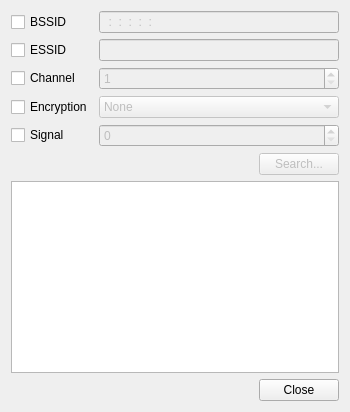
<?xml version="1.0" encoding="UTF-8"?>
<ui version="4.0">
 <class>SearchDialog</class>
 <widget class="QDialog" name="SearchDialog">
  <property name="geometry">
   <rect>
    <x>0</x>
    <y>0</y>
    <width>374</width>
    <height>471</height>
   </rect>
  </property>
  <property name="sizePolicy">
   <sizepolicy hsizetype="Preferred" vsizetype="Preferred">
    <horstretch>0</horstretch>
    <verstretch>0</verstretch>
   </sizepolicy>
  </property>
  <property name="windowTitle">
   <string>Dialog</string>
  </property>
  <layout class="QVBoxLayout" name="verticalLayout">
   <property name="sizeConstraint">
    <enum>QLayout::SetFixedSize</enum>
   </property>
   <item>
    <layout class="QGridLayout" name="gridLayout">
     <item row="0" column="0">
      <widget class="QCheckBox" name="bssidCheck">
       <property name="text">
        <string>BSSID</string>
       </property>
      </widget>
     </item>
     <item row="0" column="1">
      <widget class="QLineEdit" name="bssidEdit">
       <property name="enabled">
        <bool>false</bool>
       </property>
       <property name="inputMask">
        <string notr="true">HH:HH:HH:HH:HH:HH; </string>
       </property>
      </widget>
     </item>
     <item row="1" column="0">
      <widget class="QCheckBox" name="essidCheck">
       <property name="text">
        <string>ESSID</string>
       </property>
      </widget>
     </item>
     <item row="1" column="1">
      <widget class="QLineEdit" name="essidEdit">
       <property name="enabled">
        <bool>false</bool>
       </property>
       <property name="maxLength">
        <number>32</number>
       </property>
      </widget>
     </item>
     <item row="2" column="0">
      <widget class="QCheckBox" name="channelCheck">
       <property name="text">
        <string>Channel</string>
       </property>
      </widget>
     </item>
     <item row="2" column="1">
      <widget class="QSpinBox" name="channelSpin">
       <property name="enabled">
        <bool>false</bool>
       </property>
       <property name="minimum">
        <number>1</number>
       </property>
       <property name="maximum">
        <number>12</number>
       </property>
      </widget>
     </item>
     <item row="3" column="0">
      <widget class="QCheckBox" name="encryptionCheck">
       <property name="text">
        <string>Encryption</string>
       </property>
      </widget>
     </item>
     <item row="3" column="1">
      <widget class="QComboBox" name="encryptionCombo">
       <property name="enabled">
        <bool>false</bool>
       </property>
       <item>
        <property name="text">
         <string>None</string>
        </property>
       </item>
       <item>
        <property name="text">
         <string>WEP</string>
        </property>
       </item>
       <item>
        <property name="text">
         <string>WPA</string>
        </property>
       </item>
       <item>
        <property name="text">
         <string>WPA2</string>
        </property>
       </item>
      </widget>
     </item>
     <item row="4" column="0">
      <widget class="QCheckBox" name="signalCheck">
       <property name="text">
        <string>Signal</string>
       </property>
      </widget>
     </item>
     <item row="4" column="1">
      <widget class="QSpinBox" name="signalSpin">
       <property name="enabled">
        <bool>false</bool>
       </property>
       <property name="maximum">
        <number>100</number>
       </property>
      </widget>
     </item>
    </layout>
   </item>
   <item>
    <layout class="QHBoxLayout" name="horizontalLayout">
     <item>
      <spacer name="horizontalSpacer">
       <property name="orientation">
        <enum>Qt::Horizontal</enum>
       </property>
       <property name="sizeHint" stdset="0">
        <size>
         <width>248</width>
         <height>20</height>
        </size>
       </property>
      </spacer>
     </item>
     <item>
      <widget class="QPushButton" name="searchButton">
       <property name="enabled">
        <bool>false</bool>
       </property>
       <property name="text">
        <string>Search...</string>
       </property>
      </widget>
     </item>
    </layout>
   </item>
   <item>
    <widget class="QTableView" name="resultTable">
     <property name="sizePolicy">
      <sizepolicy hsizetype="Expanding" vsizetype="Expanding">
       <horstretch>0</horstretch>
       <verstretch>1</verstretch>
      </sizepolicy>
     </property>
     <property name="editTriggers">
      <set>QAbstractItemView::NoEditTriggers</set>
     </property>
     <property name="alternatingRowColors">
      <bool>true</bool>
     </property>
     <property name="selectionMode">
      <enum>QAbstractItemView::SingleSelection</enum>
     </property>
     <property name="selectionBehavior">
      <enum>QAbstractItemView::SelectRows</enum>
     </property>
     <property name="sortingEnabled">
      <bool>false</bool>
     </property>
     <attribute name="horizontalHeaderShowSortIndicator" stdset="0">
      <bool>false</bool>
     </attribute>
     <attribute name="verticalHeaderVisible">
      <bool>false</bool>
     </attribute>
    </widget>
   </item>
   <item>
    <widget class="QDialogButtonBox" name="buttonBox">
     <property name="standardButtons">
      <set>QDialogButtonBox::Close</set>
     </property>
    </widget>
   </item>
  </layout>
 </widget>
 <resources/>
 <connections>
  <connection>
   <sender>bssidCheck</sender>
   <signal>toggled(bool)</signal>
   <receiver>bssidEdit</receiver>
   <slot>setEnabled(bool)</slot>
   <hints>
    <hint type="sourcelabel">
     <x>57</x>
     <y>28</y>
    </hint>
    <hint type="destinationlabel">
     <x>173</x>
     <y>27</y>
    </hint>
   </hints>
  </connection>
  <connection>
   <sender>essidCheck</sender>
   <signal>toggled(bool)</signal>
   <receiver>essidEdit</receiver>
   <slot>setEnabled(bool)</slot>
   <hints>
    <hint type="sourcelabel">
     <x>50</x>
     <y>65</y>
    </hint>
    <hint type="destinationlabel">
     <x>126</x>
     <y>60</y>
    </hint>
   </hints>
  </connection>
  <connection>
   <sender>channelCheck</sender>
   <signal>toggled(bool)</signal>
   <receiver>channelSpin</receiver>
   <slot>setEnabled(bool)</slot>
   <hints>
    <hint type="sourcelabel">
     <x>88</x>
     <y>93</y>
    </hint>
    <hint type="destinationlabel">
     <x>140</x>
     <y>95</y>
    </hint>
   </hints>
  </connection>
  <connection>
   <sender>encryptionCheck</sender>
   <signal>toggled(bool)</signal>
   <receiver>encryptionCombo</receiver>
   <slot>setEnabled(bool)</slot>
   <hints>
    <hint type="sourcelabel">
     <x>82</x>
     <y>126</y>
    </hint>
    <hint type="destinationlabel">
     <x>130</x>
     <y>124</y>
    </hint>
   </hints>
  </connection>
  <connection>
   <sender>signalCheck</sender>
   <signal>toggled(bool)</signal>
   <receiver>signalSpin</receiver>
   <slot>setEnabled(bool)</slot>
   <hints>
    <hint type="sourcelabel">
     <x>58</x>
     <y>149</y>
    </hint>
    <hint type="destinationlabel">
     <x>121</x>
     <y>154</y>
    </hint>
   </hints>
  </connection>
  <connection>
   <sender>buttonBox</sender>
   <signal>accepted()</signal>
   <receiver>SearchDialog</receiver>
   <slot>accept()</slot>
   <hints>
    <hint type="sourcelabel">
     <x>313</x>
     <y>444</y>
    </hint>
    <hint type="destinationlabel">
     <x>369</x>
     <y>406</y>
    </hint>
   </hints>
  </connection>
  <connection>
   <sender>buttonBox</sender>
   <signal>rejected()</signal>
   <receiver>SearchDialog</receiver>
   <slot>reject()</slot>
   <hints>
    <hint type="sourcelabel">
     <x>260</x>
     <y>446</y>
    </hint>
    <hint type="destinationlabel">
     <x>220</x>
     <y>426</y>
    </hint>
   </hints>
  </connection>
 </connections>
</ui>
